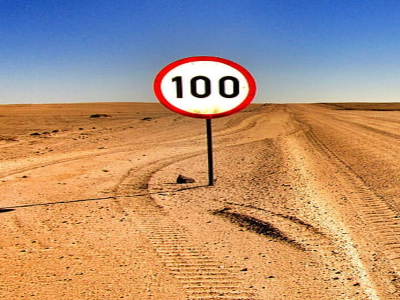
#> input picture Media/Q2/Q2imageA.png, 400 x 300 px, found by its file name
$ python panorama_stitching.py
#> lines starting #> are read from the running program, lines starting #| are printed output that depends on the picture
#!/usr/bin/python3
import numpy as np
import cv2 as cv


def main():
    img_a=cv.imread('Code/Media/Q2/Q2imageA.png')
#> img_a is the input picture: shape (300, 400, 3); mean B, G, R 120.7, 145.8, 179.1
    img_b=cv.imread('Code/Media/Q2/Q2imageB.png')
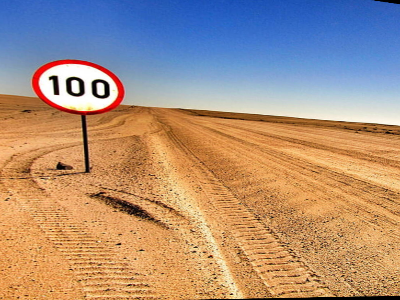
#> input picture Media/Q2/Q2imageB.png, 400 x 300 px, found by its file name
#> img_b is the input picture: shape (300, 400, 3); mean B, G, R 125.8, 144.8, 171.5


    img_a_gray =cv.cvtColor(img_a,cv.COLOR_BGR2GRAY)
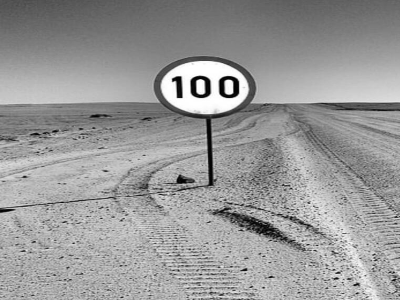
#> img_a_gray: shape (300, 400); min 0, max 255, mean 152.9
    img_b_gray =cv.cvtColor(img_b,cv.COLOR_BGR2GRAY)
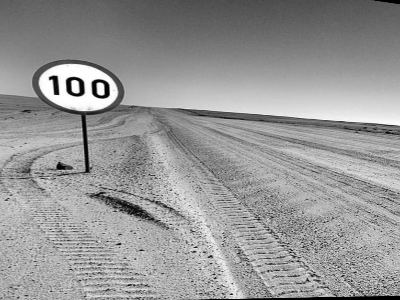
#> img_b_gray: shape (300, 400); min 0, max 255, mean 150.6

    sift = cv.SIFT_create()
    key_points1, descriptor_1 = sift.detectAndCompute(img_b_gray,None)
#> key_points1 = 456 keypoints; strongest (x, y, size): (56, 92, 4.2), (54, 79, 5.1), (107, 94, 4.4), (94, 83, 4.3)
    key_points2, descriptor_2 = sift.detectAndCompute(img_a_gray,None)
#> key_points2 = 449 keypoints; strongest (x, y, size): (178, 80, 5.6), (179, 94, 4.8), (229, 87, 6.1), (200, 86, 6.1)

    bf = cv.BFMatcher()
    matches = bf.knnMatch(descriptor_1,descriptor_2, k=2)
#> matches = 456 matches

    good = []
    for m in matches:
        if (m[0].distance < 0.5*m[1].distance):
            good.append(m)
#> after the loop, good = 107 matches
    matches = np.asarray(good)

    if (len(matches[:,0]) >= 4):
        src = np.float32([ key_points1[m.queryIdx].pt for m in matches[:,0] ]).reshape(-1,1,2)
#> src = 107 rows, first 8: [9.3, 165.3], [13.33, 228.4], [13.33, 228.4], [14.27, 199.9], [27.31, 175.1], [29.97, 246.9], [33.97, 152.4], [34.65, 166.5]
        dst = np.float32([ key_points2[m.trainIdx].pt for m in matches[:,0] ]).reshape(-1,1,2)
#> dst = 107 rows, first 8: [125.5, 181.6], [127.4, 252.9], [127.4, 252.9], [129.7, 220.3], [144.6, 191.6], [144.5, 273.9], [152.5, 165.1], [152.7, 181.4]
        H, masked = cv.findHomography(src, dst, cv.RANSAC, 5.0)
#> H = [[0.98, -0.0535, 123.1], [-0.129, 1.09, -1.79], [-0.00044, -8.86e-05, 1]]; masked = 107 values from 1 to 1
    else:
        raise AssertionError('Can t find enough keypoints.')
    dst = cv.warpPerspective(img_b,H,((img_b.shape[1] + img_a.shape[1]), img_a.shape[0]))
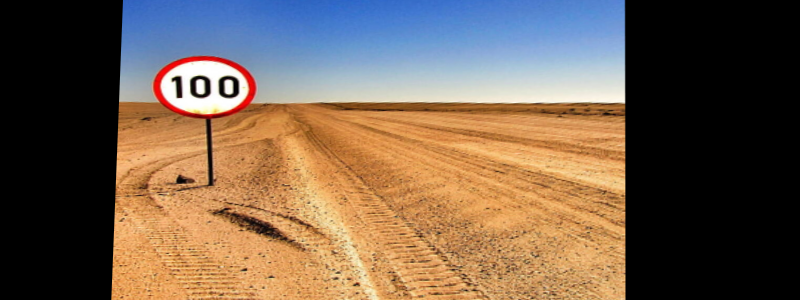
#> dst: shape (300, 800, 3); mean B, G, R 78.7, 95.4, 115.4

    dst[0:img_b.shape[0], 0:img_b.shape[1]] = img_b
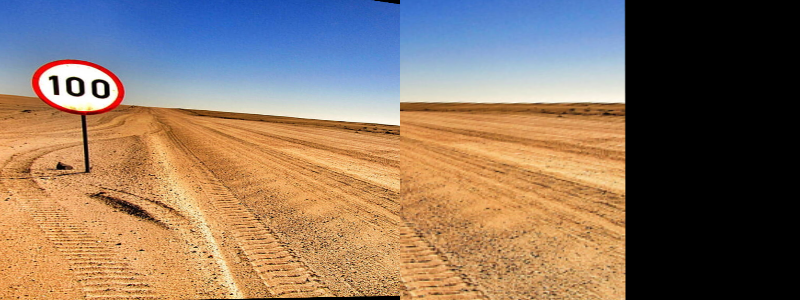
#> dst: shape (300, 800, 3); mean B, G, R 99.2, 116.5, 138
    dst[0:img_a.shape[0], 0:img_a.shape[1]] = img_a
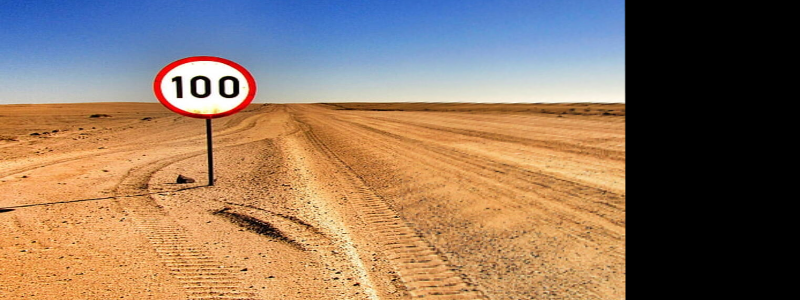
#> dst: shape (300, 800, 3); mean B, G, R 96.6, 116.9, 141.8
    final_output = dst[0:799,0:626,:]
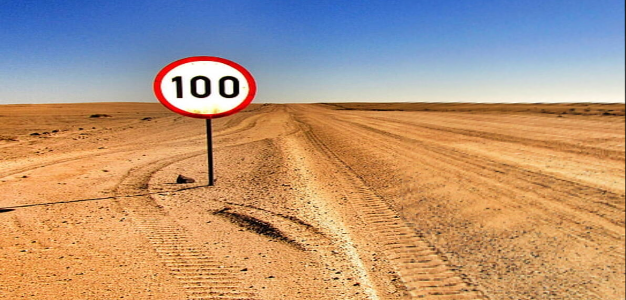
#> final_output: shape (300, 626, 3); mean B, G, R 123.5, 149.5, 181.3

    cv.namedWindow('Question 2 Results',cv.WINDOW_NORMAL)
    cv.imshow('Question 2 Results',final_output)
    cv.waitKey(0)


if __name__ == '__main__':
    main()
